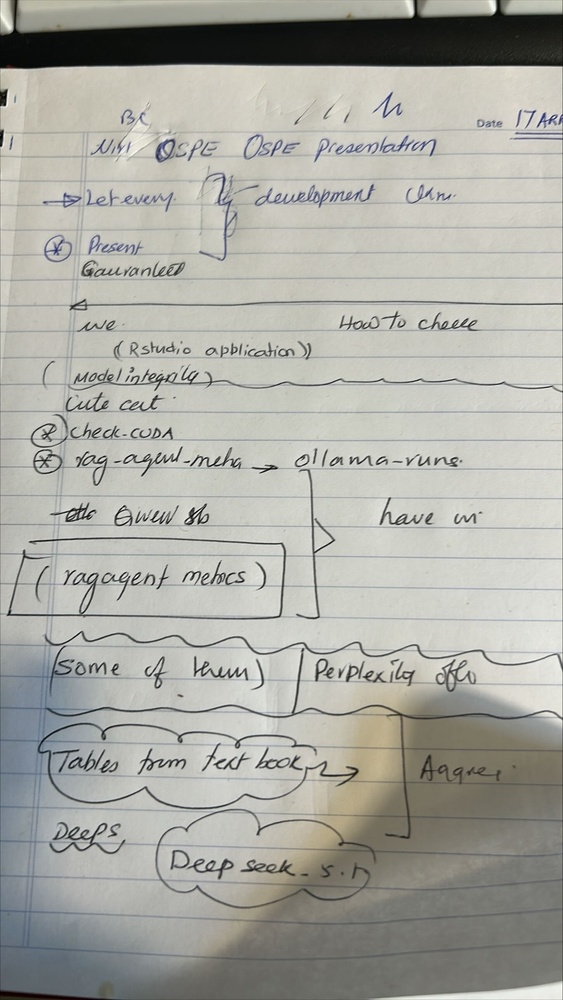
#> input picture images/handwriting.jpg, 563 x 1000 px, shrunk from 1448 x 2573 before the run
$ python test_pytesseract.py images/handwriting.jpg
#> lines starting #> are read from the running program, lines starting #| are printed output that depends on the picture; after the words box and inside, x2 and y2 are one past the last pixel; in counts of white or black regions, pixels touching at a corner belong together
#> in main, image is the input picture: PIL image 563x1000 RGB; mean R, G, B 169.8, 170, 163.1
import pytesseract
import os
import sys
from PIL import Image
import cv2
import numpy as np

def preprocess_image(image_path):
    """
    Preprocess image for better OCR results
    """
#> called with image_path = 'images/handwriting.jpg'
    # Load image
    image = cv2.imread(image_path)
#> image: shape (1000, 563, 3)

    # Convert to grayscale
    gray = cv2.cvtColor(image, cv2.COLOR_BGR2GRAY)

    # Apply threshold to get binary image
    _, binary = cv2.threshold(gray, 0, 255, cv2.THRESH_BINARY + cv2.THRESH_OTSU)
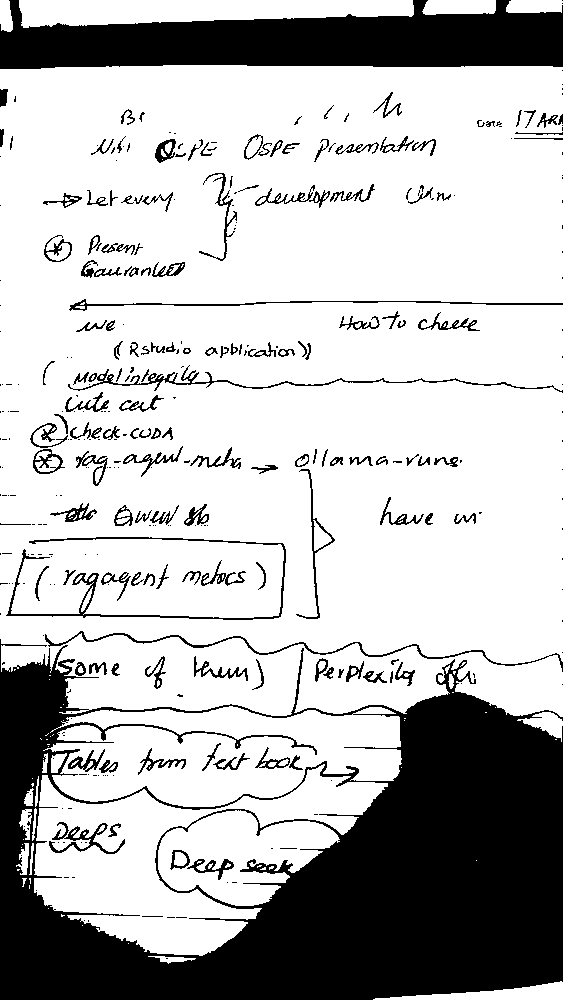
#> binary: shape (1000, 563); 73.4% white; 344 black regions (194 under 20 px), largest, box (x1, y1, x2, y2) and area: (0, 639, 563, 1000) 101519, (0, 0, 563, 69) 27138, (6, 537, 286, 620) 1649

    # Denoise
    denoised = cv2.medianBlur(binary, 3)
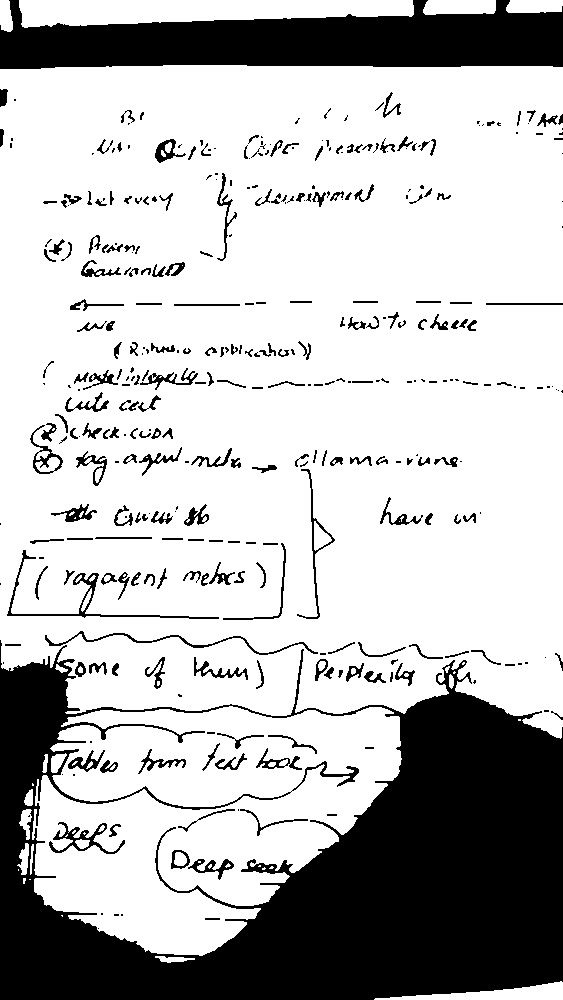
#> denoised: shape (1000, 563); 73.7% white; 366 black regions (149 under 20 px), largest, box (x1, y1, x2, y2) and area: (0, 640, 563, 1000) 100592, (0, 0, 563, 69) 27137, (7, 550, 219, 619) 912

    return denoised

def main(input_file_path):
    # Check if input file exists
    if not os.path.exists(input_file_path):
        print(f"Error: Input file '{input_file_path}' not found!")
        return

    print(f"Starting PyTesseract OCR processing for: {input_file_path}")

    # Check file extension to determine processing method
    file_ext = os.path.splitext(input_file_path)[1].lower()

    if file_ext in ['.jpg', '.jpeg', '.png', '.bmp', '.tiff']:
        print("Processing image file...")

        # Load image with PIL
        try:
            image = Image.open(input_file_path)
            print(f"Image loaded: {input_file_path}")
        except Exception as e:
            print(f"Error loading image: {e}")
            return

        # Preprocess image for better OCR
        print("Preprocessing image...")
        processed_image = preprocess_image(input_file_path)

        # Convert back to PIL Image
        processed_pil = Image.fromarray(processed_image)

        # Configure Tesseract
        custom_config = r'--oem 3 --psm 6 -c tessedit_char_whitelist=0123456789ABCDEFGHIJKLMNOPQRSTUVWXYZabcdefghijklmnopqrstuvwxyz.,!?$%&()[]{}:;@#-+=/ '

        print("Running OCR...")
        try:
            # Extract text with confidence scores
            data = pytesseract.image_to_data(processed_pil, config=custom_config, output_type=pytesseract.Output.DICT)

            # Extract text
            text = pytesseract.image_to_string(processed_pil, config=custom_config)

            print("OCR completed")

        except Exception as e:
            print(f"OCR processing failed: {e}")
            return

    elif file_ext == '.pdf':
        print("PDF processing not implemented in this version.")
        print("Please convert PDF to images first or use a PDF-specific OCR tool.")
        return

    else:
        print(f"Unsupported file format: {file_ext}")
        print("Supported formats: JPG, JPEG, PNG, BMP, TIFF")
        return

    # Process and display results
    print("\n" + "="*50)
    print("EXTRACTED TEXT RESULTS")
    print("="*50)

    # Create output filename
    input_name = os.path.splitext(os.path.basename(input_file_path))[0]
    output_file = f"{input_name}_pytesseract_extract.txt"

    with open(output_file, 'w', encoding='utf-8') as f:
        f.write("EXTRACTED TEXT RESULTS (PyTesseract)\n")
        f.write("="*50 + "\n\n")

        # Write full text
        f.write("FULL TEXT:\n")
        f.write("-" * 30 + "\n")
        f.write(text)
        f.write("\n\n")

        # Write detailed results with confidence scores
        f.write("DETAILED RESULTS WITH CONFIDENCE:\n")
        f.write("-" * 40 + "\n")

        # Process data with confidence scores
        n_boxes = len(data['text'])
        for i in range(n_boxes):
            if int(data['conf'][i]) > 30:  # Filter low confidence
                text_line = data['text'][i].strip()
                if text_line:
                    conf = data['conf'][i]
                    f.write(f"[conf: {conf}] {text_line}\n")
                    print(f"[conf: {conf}] {text_line}")

    print(f"\nOCR processing completed successfully!")
    print(f"Results saved to: {output_file}")

    # Also print the full text
    print("\n" + "="*50)
    print("FULL EXTRACTED TEXT:")
    print("="*50)
    print(text)

if __name__ == "__main__":
    # Require command line argument for file path
    if len(sys.argv) < 2:
        print("Usage: python test_pytesseract.py <file_path>")
        print("Example: python test_pytesseract.py images/handwriting.jpg")
        sys.exit(1)

    input_file_path = sys.argv[1]
    main(input_file_path)
#> (the call stopped at in main, `data = pytesseract.image_to_data(processed_pil, config=custom_config, ..`: pytesseract is not available in this run)

$ run again, with images/test_dwg.jpg copied over images/handwriting.jpg
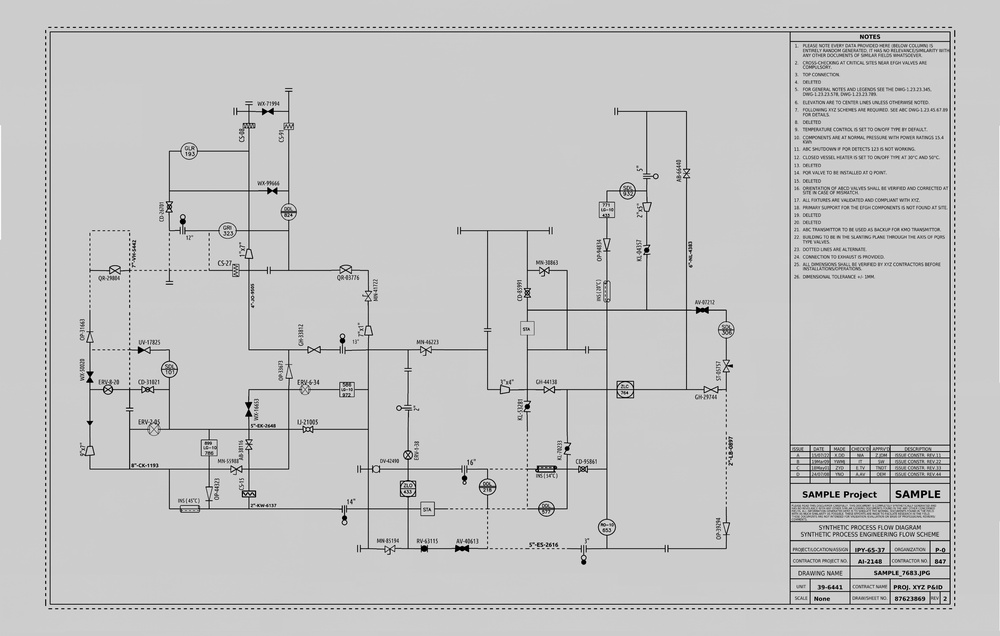
#> input picture images/test_dwg.jpg, 1000 x 636 px, shrunk from 7168 x 4561 before the run
#> in main, image is the input picture: PIL image 1000x636 RGB; min 0, max 255, mean 197.3
#> in preprocess_image, `_, binary = cv2.threshold(gray, 0, 255, cv2.THRESH_BINARY + cv2.THRESH..`:
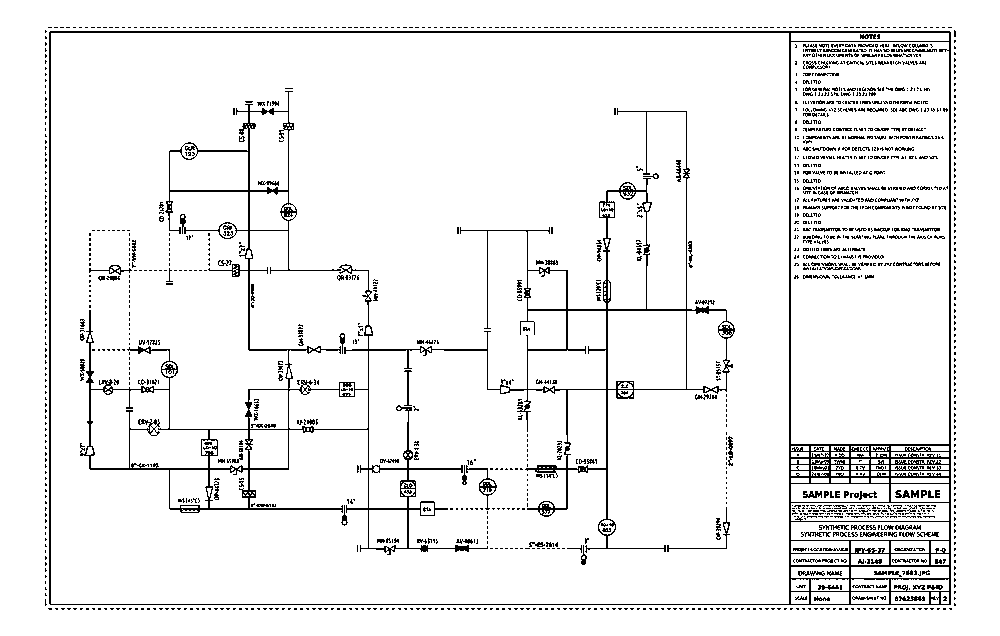
#> binary: shape (636, 1000); 93.7% white; black in thin lines or dots, all inside (x1, y1, x2, y2) = (45, 27, 956, 610)
#> in preprocess_image, `denoised = cv2.medianBlur(binary, 3)`:
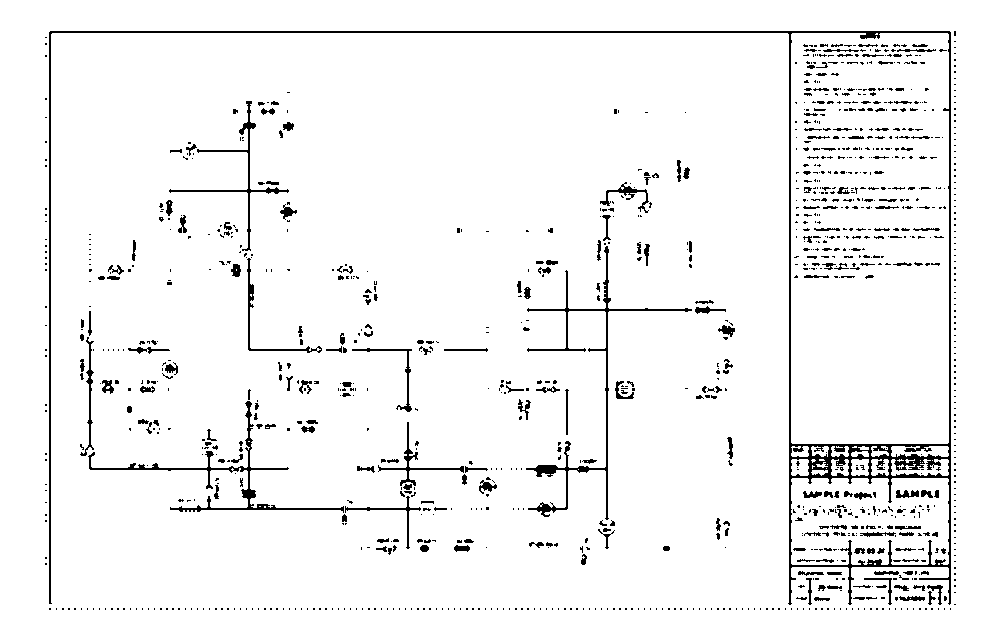
#> denoised: shape (636, 1000); 95.3% white; black in thin lines or dots, all inside (x1, y1, x2, y2) = (45, 31, 956, 610)

$ run again, with images/test_notes.jpg copied over images/handwriting.jpg
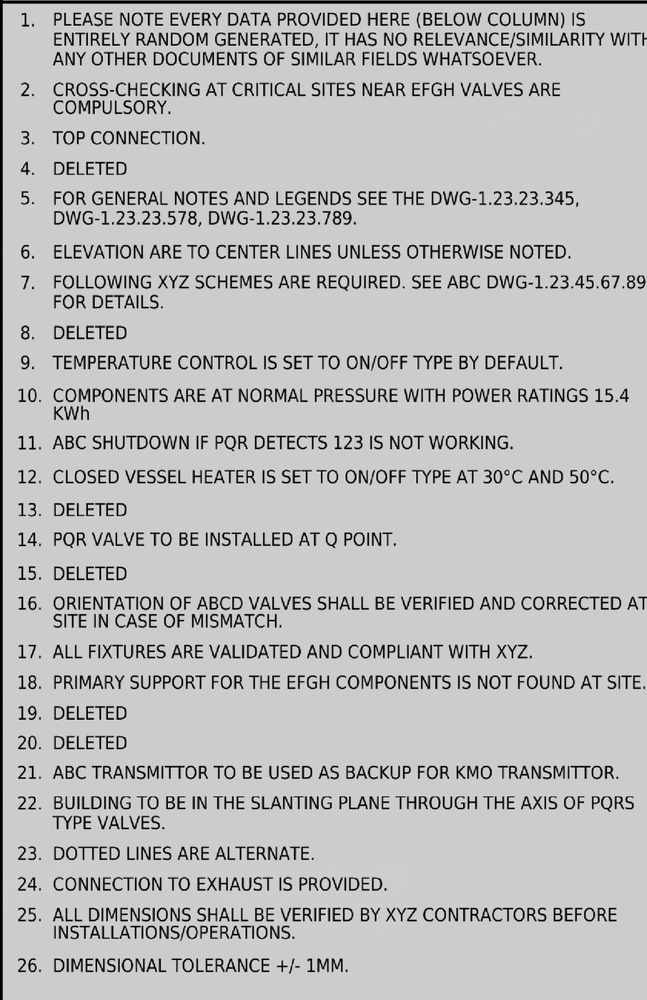
#> input picture images/test_notes.jpg, 647 x 1000 px, shrunk from 1133 x 1752 before the run
#> in main, image is the input picture: PIL image 647x1000 RGB; min 0, max 239, mean 187
#> in preprocess_image, `_, binary = cv2.threshold(gray, 0, 255, cv2.THRESH_BINARY + cv2.THRESH..`:
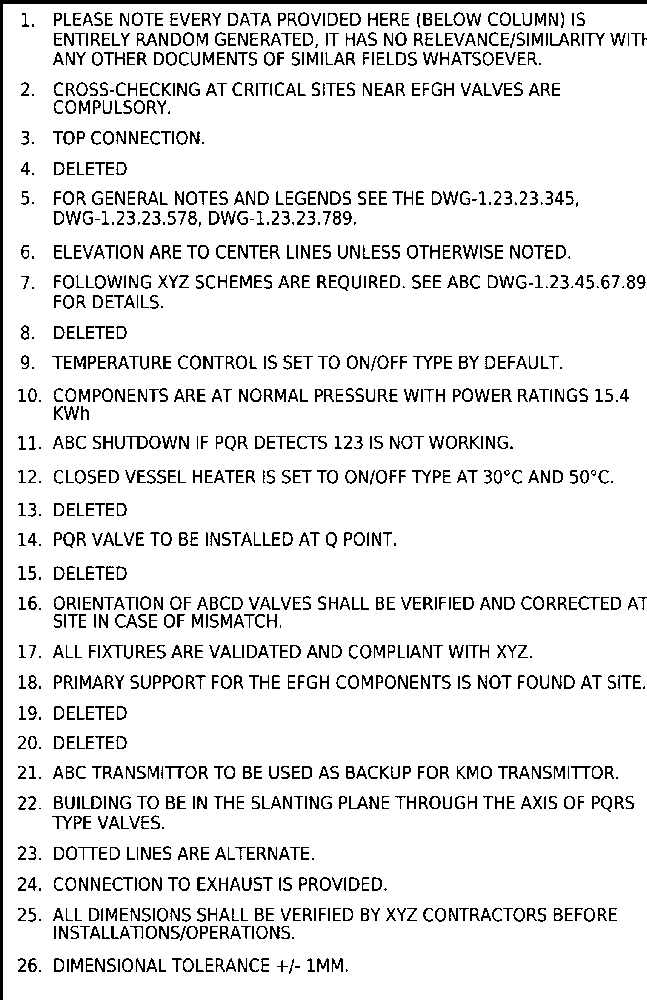
#> binary: shape (1000, 647); 90.2% white; black in thin lines or dots
#> in preprocess_image, `denoised = cv2.medianBlur(binary, 3)`:
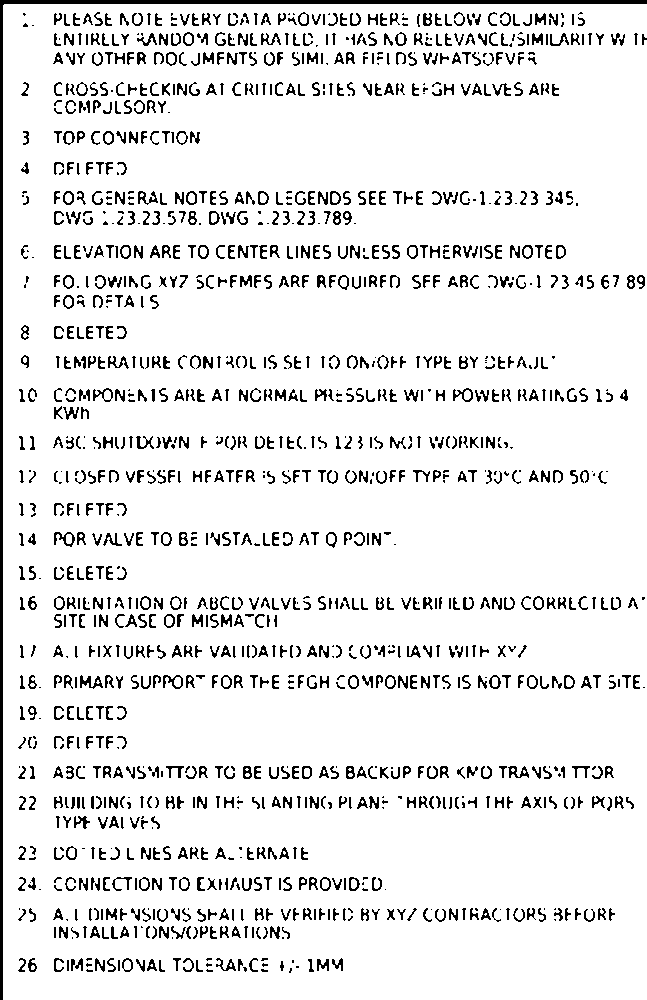
#> denoised: shape (1000, 647); 91.1% white; black in thin lines or dots
